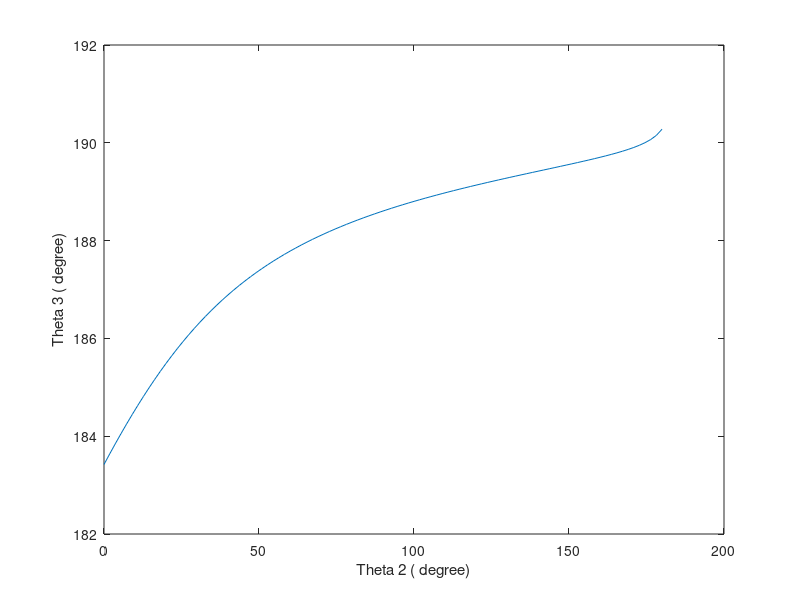
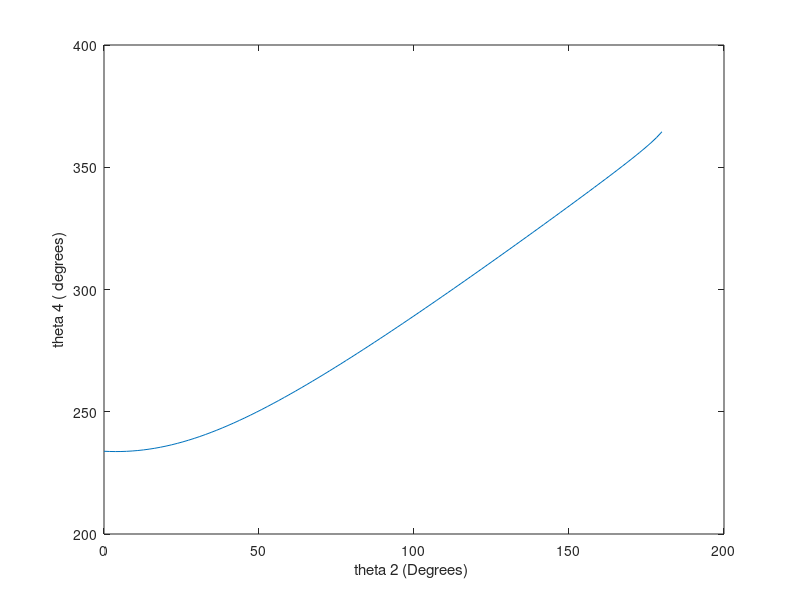

These charts were generated, in order, by the following MATLAB code:
clear all 
close all 
clc 



%Setting fixed parameters (units:mm)
r2 = 12.7*(1/1000) ;
%r3 = 111.7*(1/1000);
r3=112*(1/1000)
r4 = 15*(1/1000);
r1x = 107.95*(1/1000);
r1y=18.796*(1/1000);

%setting up storage
rr = 100;
theta2_maximum = pi;
theta2_minimum = 0;
theta2 = linspace(theta2_minimum ,theta2_maximum,rr);
t3 = zeros(1,rr);
t4 = zeros(1,rr);

%initial guesses 

t3_1 = 200*pi/180;
t4_1 = 250*pi/180;



%setting for loop
for jj = 1:rr;
    
%Set dx and dy to a randomly large number
dx1 = 100;
dx2 = 100;
D = [dx1; dx2];

%Set up variables for iterations
n = 0;

while norm(D,1) > 10^(-6);
    n = n+1;
    %Evaluate f1, f2
    f1=r2*cos(theta2(jj))+r3*cos(t3_1)+r4*cos(t4_1)+r1x
    f2 = r2*sin(theta2(jj)) + r3*sin(t3_1) + r4*sin(t4_1)+r1y;
    
    
    F = [f1;
        f2;];
  
   %Evaluate Jacobian
   J11 = -r3*sin(t3_1);
   J12 = -r4*sin(t4_1);
   J21 = r3*cos(t3_1);
   J22 = r4*cos(t4_1);
  
   J = [J11 J12;
       J21 J22;];
   
   %return dx, dy
   D = -J\F;
   dx1 = D(1);
   dx2 = D(2);
   
   %update x_1, y_1
   t3_1 = t3_1 + dx1;
   t4_1 = t4_1 + dx2;
   
   if n > 100
       disp ('loop not converging')
       break; 
   end
end

%Extract x_1 and y_1 for solution / convert to radians
t3(jj) = t3_1;
t4(jj) = t4_1;
   
end

figure(1) 
plot(theta2*(180/pi), t3*(180/pi)) 
xlabel('Theta 2 ( degree)')
ylabel('Theta 3 ( degree)') 

figure(2) 
plot(theta2*(180/pi),t4*(180/pi))
xlabel( 'theta 2 (Degrees) ')
ylabel('theta 4 ( degrees)') 

maxM=max(t4*(180/pi)) 
minM=min(t4*(180/pi)) 

Mag=maxM-minM






